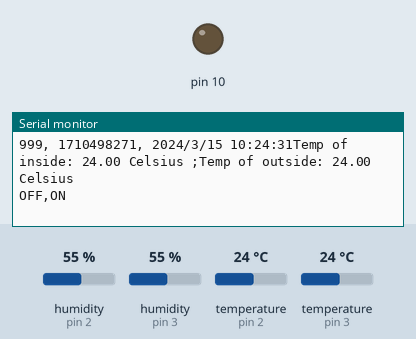
Recording of a sketch running on a simulated Arduino Uno, built with avr-gcc and run on an emulated ATmega328P. Parts: output pins drawn as LEDs (lit = HIGH), the last lines printed to the serial monitor. Inputs (shaded band) come from the test bench; at power-on: humidity (sensors on pin 2, pin 3) 55 %, temperature (sensors on pin 2, pin 3) 24 °C. The local clock reads 2024-03-15 10:24:30 at power-on unless the sketch sets it; storage starts empty.

Above: at 1.2 s.
1.3 s: humidity (sensor on pin 2) set to 49 %
At 5.0 s:
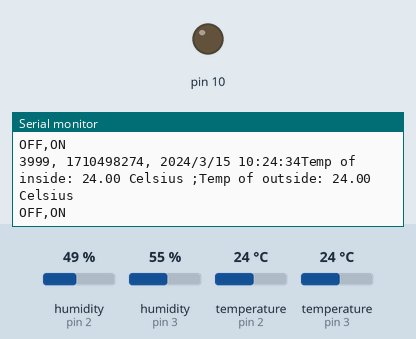
5.3 s: humidity (sensor on pin 2) set to 46 %
At 7.5 s:
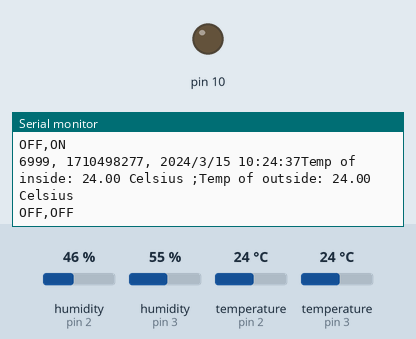
11.6 s: temperature (sensor on pin 2) set to 10.5 °C
At 14.5 s:
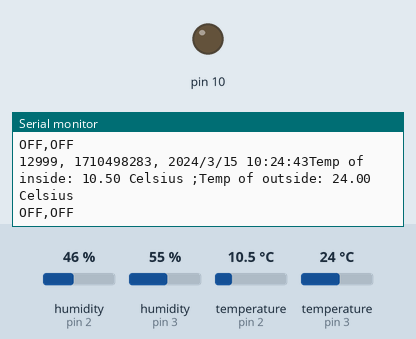
15.6 s: temperature (sensor on pin 2) set to 9.2 °C
At 16.8 s:
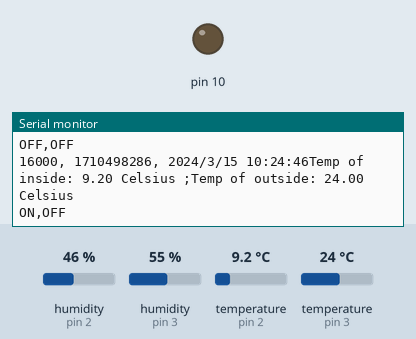
Timing chart, 0 to 18.6 s (numbered marks = the images above; inputs shaded):
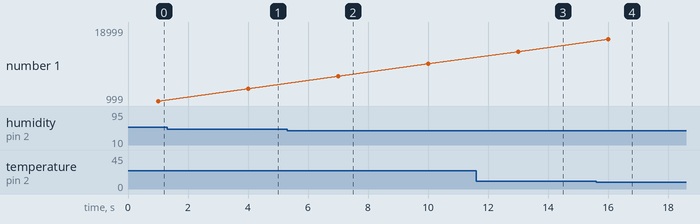

The sketch:

temp.ino
```cpp
#include "SD.h"
#include <Wire.h>
#include "RTClib.h"
#include <DHT.h>
#include <DHT_U.h>
#include <Adafruit_Sensor.h>
char* state ;

RTC_PCF8523 RTC;

const int chipSelect = 10;

File logfile;


#define SYNC_INTERVAL 1000
#define LOG_INTERVAL  1000
#define LED 13
#define DHTPIN1 2
#define DHTPIN2 3
#define DHTTYPE DHT22
#define ECHO_TO_SERIAL   1
uint32_t syncTime = 0;
DHT dht1(DHTPIN1, DHTTYPE);
DHT dht2(DHTPIN2, DHTTYPE);
float Inside_temp;
float Outside_temp;

void error(char const *str)
{
  Serial.print("error: ");
  Serial.println(str);

  while (1);
}

void initSDcard()
{
  Serial.print("Initializing SD card...");
  pinMode(10, OUTPUT);
  /*if (!SD.begin(chipSelect)) {
    Serial.println("Card failed, or not present");
    return;
  }*/
  Serial.println("card initialized.");

}

void createFile()
{
  char filename[] = "MLOG00.CSV";
  for (uint8_t i = 0; i < 100; i++) {
    filename[4] = i / 10 + '0';
    filename[5] = i % 10 + '0';
    if (! SD.exists(filename)) {
      logfile = SD.open(filename, FILE_WRITE);
      break;
    }
  }

  if (! logfile) {
    error("couldnt create file");
  }

  Serial.print("Logging to: ");
  Serial.println(filename);
}

void initRTC()
{
  Wire.begin();
  if (!RTC.begin()) {
    logfile.println("RTC failed");
#if ECHO_TO_SERIAL
    Serial.println("RTC failed");
#endif
  }
}


void setup()
{
    Serial.begin(9600);
    dht1.begin();
    dht2.begin();
    initSDcard();
    createFile();
    initRTC();
    logfile.println("millis,stamp,datetime,Inside_Temp,Outside_Temp,status");
    Serial.println("millis,stamp,datetime,Inside_Temp,Outside_Temp,status");
    pinMode(10,OUTPUT);

}

void loop()
{
    DateTime now;

  delay((LOG_INTERVAL - 1) - (millis() % LOG_INTERVAL));

  uint32_t m = millis();
  logfile.print(m);
  logfile.print(", ");
#if ECHO_TO_SERIAL
  Serial.print(m);
  Serial.print(", ");
#endif

  now = RTC.now();
  logfile.print(now.unixtime());
  logfile.print(", ");
  logfile.print(now.year(), DEC);
  logfile.print("/");
  logfile.print(now.month(), DEC);
  logfile.print("/");
  logfile.print(now.day(), DEC);
  logfile.print(" ");
  logfile.print(now.hour(), DEC);
  logfile.print(":");
  logfile.print(now.minute(), DEC);
  logfile.print(":");
  logfile.print(now.second(), DEC);
#if ECHO_TO_SERIAL
  Serial.print(now.unixtime());
  Serial.print(", ");
  Serial.print(now.year(), DEC);
  Serial.print("/");
  Serial.print(now.month(), DEC);
  Serial.print("/");
  Serial.print(now.day(), DEC);
  Serial.print(" ");
  Serial.print(now.hour(), DEC);
  Serial.print(":");
  Serial.print(now.minute(), DEC);
  Serial.print(":");
  Serial.print(now.second(), DEC);
#endif


    Inside_temp= dht1.readTemperature();
    Outside_temp=dht2.readTemperature();
float Inside_humid=dht1.readHumidity();
float Outside_humid=dht2.readHumidity();
    Serial.print("Temp of inside: ");
    Serial.print(Inside_temp);
    logfile.print(", ");
    logfile.print(Inside_temp);
    Serial.print(" Celsius ;");
    Serial.print("Temp of outside: ");
    Serial.print(Outside_temp);
    logfile.print(", ");
    logfile.print(Outside_temp);
    Serial.println(" Celsius");


int st_h=0,st_a=0;
  if(Outside_temp<=18)
  {
    if(Inside_temp<=10)
    {
      Serial.print("ON,");
      logfile.println(", ON");
      digitalWrite(LED,HIGH);
      st_h=1;
    }
    else if(Outside_temp-Inside_temp>=6)
    {
      Serial.print("ON,");
      logfile.println(", ON");
      digitalWrite(LED,HIGH);
      st_h=1;
    }
    else if(Inside_temp>=16)
    {
      Serial.print("OFF,");
      logfile.println(", OFF");
      digitalWrite(LED,LOW);
      st_h=0;
    }
  else
  {
    if(st_h==0)
    {
         Serial.print("OFF,");
      logfile.println(", OFF");
      digitalWrite(LED,LOW);
    }
    else
    {
       Serial.print("ON,");
      logfile.println(", OFF");
      digitalWrite(LED,HIGH);
    }
  }
  }
  else
  {
    if(Inside_temp<=10)
    {
      Serial.print("ON,");
      logfile.println(", ON");
      digitalWrite(LED,HIGH);
      st_h=1;
    }

    else if(Inside_temp>=16)
    {
      Serial.print("OFF,");
      logfile.println(", OFF");
      digitalWrite(LED,LOW);
      st_h=0;
    }

  else
  {
    if(st_h==0)
    {
         Serial.print("OFF,");
      logfile.println(", OFF");
      digitalWrite(LED,LOW);
    }
    else
    {
       Serial.print("ON,");
      logfile.println(", OFF");
      digitalWrite(LED,HIGH);
    }
  }
  }
if(Outside_temp>=35|| Outside_humid>=52)
{
  if(Inside_temp>=32||Inside_humid>=48)
  {
      Serial.println("ON");
      logfile.println(", ON");
      digitalWrite(LED,HIGH);
      st_a=1;
  }
  else if(Inside_temp-Outside_temp>=6)
  {
      Serial.println("ON");
      logfile.println(", ON");
      digitalWrite(LED,HIGH);
      st_a=1;
  }
  else if(Inside_temp<=24.5&&Inside_humid<=40)
  {
      Serial.println("OFF");
      logfile.println(", OFF");
      digitalWrite(LED,LOW);
      st_a=0;
  }

  else
  {
    if(st_a==0)
    {
         Serial.println("OFF");
      logfile.println(", OFF");
      digitalWrite(LED,LOW);
    }
    else
    {
       Serial.println("ON");
      logfile.println(", OFF");
      digitalWrite(LED,HIGH);
    }
  }
}
else
{
  if(Inside_temp>=32||Inside_humid>=48)
  {
      Serial.println("ON");
      logfile.println(", ON");
      digitalWrite(LED,HIGH);
      st_a=1;
  }
  else if(Inside_temp<=24.5&&Inside_humid<=40)
  {
      Serial.println("OFF");
      logfile.println(", OFF");
      digitalWrite(LED,LOW);
      st_a=0;
  }
  else
  {
    if(st_a==0)
    {
         Serial.println("OFF");
      logfile.println(", OFF");
      digitalWrite(LED,LOW);
    }
    else
    {
       Serial.println("ON");
      logfile.println(", OFF");
      digitalWrite(LED,HIGH);
    }
  }
}

    delay(2000);

      if ((millis() - syncTime) < SYNC_INTERVAL) return;
  syncTime = millis();

  logfile.flush();
}
```

Measured:
- the behaviour switches between 48 and 47 % on humidity (sensor on pin 2) (found by bisection; images 1 and 2)
- the behaviour switches between 10.1 and 10 °C on temperature (sensor on pin 2) (found by bisection; images 3 and 4)
- after the input at 5.3 s, the serial monitor: prints a new line after 1.8 s (image 2)
- after the input at 11.6 s, the serial monitor: prints a new line after 1.4 s (image 3)
- after the input at 15.6 s, the serial monitor: prints a new line after 0.40 s (image 4)
- plotted number 1: 12999 → 18999 after the input at 15.6 s
